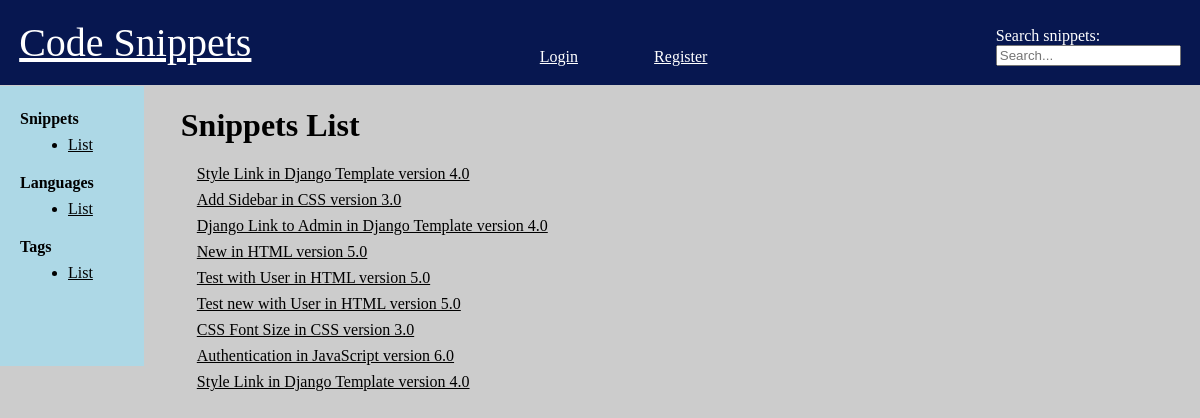
The page / on the database its author committed.
### snippets/models.py (models this page shows)
class Snippet(models.Model):
    title = models.CharField(max_length=255, default='')
    description = models.CharField(max_length=512, default='', blank=True)
    code = models.TextField()
    language = models.ForeignKey(
        'Language', on_delete=models.CASCADE, related_name='snippets', blank=True, null=True)
    user = models.ManyToManyField(
        'User', related_name='snippets')
    author = models.ForeignKey(
        'User', on_delete=models.CASCADE, related_name='my_snippet')
    parent = models.ForeignKey(
        'Snippet', on_delete=models.SET_NULL, related_name='forks', blank=True, null=True)
    created_at = models.DateTimeField(auto_now_add=True)
    tag = models.ManyToManyField('Tag', related_name='snippets', blank=True)
    def __str__(self):
        return f'{self.title} in {self.language}'

class Language(models.Model):
    name = models.CharField(max_length=255)
    version = models.FloatField(blank=True, null=True)
    def __str__(self):
        return f'{self.name} version {self.version}'

### snippets/views.py (the view)
# urls.py: path('', views.list_snippet, name='list_snippet'),
def list_snippet(request):
    snippets = Snippet.objects.all()
    return render(request, 'snippets/list_snippet.html', {'snippets': snippets})

### templates/snippets/list_snippet.html (shortened to what this page needs)
{% extends 'base.html' %}
{% block content %}
    <h1> Snippets List </h1>
    {% for snippet in snippets %}
        <div class="list-item">
            <a href="{% url 'detail_snippet' pk=snippet.pk %}"> {{ snippet }} </a>
        </div>
    {% endfor %}
{% endblock content %}

### static/css/style.css (style rules this page uses)
html, body { margin: 0; padding: 0; }
body { background-color: #ccc; }
a { color: black; }
.list-item { padding: 0 0 0.5rem 1rem; display: flex; justify-content: space-between; }
h1 { display: flex; justify-content: space-between; }

### rows shown on the page
Snippet: title+language "Style Link in Django Template version 4.0"
Snippet: title+language "Add Sidebar in CSS version 3.0"
Snippet: title+language "Django Link to Admin in Django Template version 4.0"
Snippet: title+language "New in HTML version 5.0"
Snippet: title+language "Test with User in HTML version 5.0"
Snippet: title+language "Test new with User in HTML version 5.0"
Snippet: title+language "CSS Font Size in CSS version 3.0"
Snippet: title+language "Authentication in JavaScript version 6.0"
Snippet: title+language "Style Link in Django Template version 4.0"
